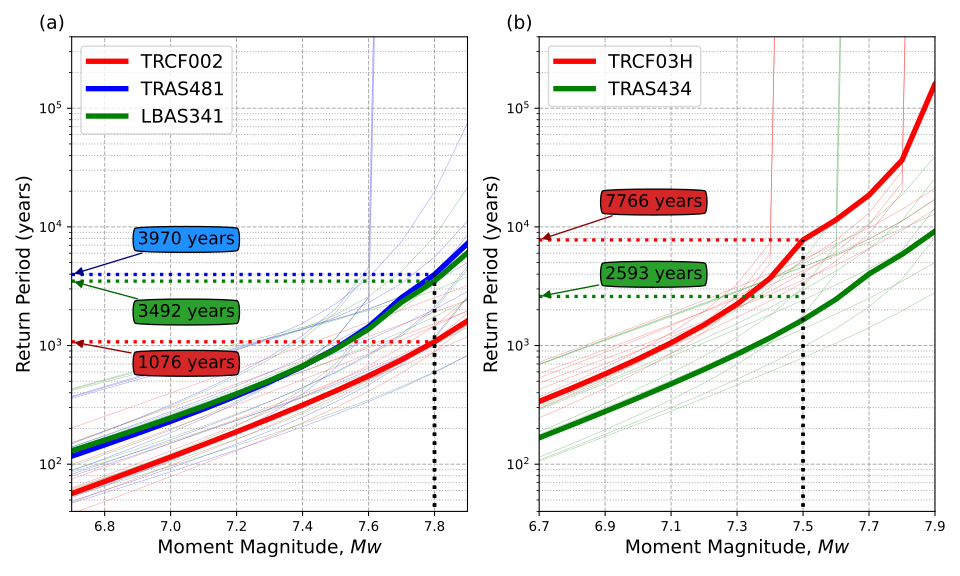

Write Python code to recreate this figure.
import pandas as pd
import matplotlib.pyplot as plt
import os

plt.interactive(True)

pazarcik_df_fsm = pd.read_csv("figure_7/pazarcik_rp_fsm.csv")
elbistan_df_fsm = pd.read_csv("figure_7/elbistan_rp_fsm.csv")

pazarcik_tras_df_area = pd.read_csv("figure_7/pazarcik_tras_rp_area.csv")
pazarcik_lbas_df_area = pd.read_csv("figure_7/pazarcik_lbas_rp_area.csv")
elbistan_df_area = pd.read_csv("figure_7/elbistan_rp_area.csv")

MW_pazarcik = 7.8
MW_elbistan = 7.5
RETURN_PERIOD_pazarcik_tras_area = 3970
RETURN_PERIOD_pazarcik_lbas_area = 3492
RETURN_PERIOD_elbistan_area = 2593
RETURN_PERIOD_elbistan_fsm = 7766
RETURN_PERIOD_pazarcik_fsm = 1076

# %%
fig, axs = plt.subplots(1, 2, sharey=True, figsize=(10, 6))

# Plot Pazarcik-FSM
axs[0].plot(pazarcik_df_fsm["Magnitude"], pazarcik_df_fsm["Return Period"], color="red", lw=4, label="TRCF002")
axs[0].set_ylabel("Return Period (years)", fontsize=14)
axs[0].hlines(RETURN_PERIOD_pazarcik_fsm, 6.7, MW_pazarcik, color="red", ls="dotted", lw=2.5)
axs[0].vlines(MW_pazarcik, 0, RETURN_PERIOD_pazarcik_fsm, color="black", ls="dotted", lw=2.5)
axs[0].annotate(f"{RETURN_PERIOD_pazarcik_fsm:.0f} years", (6.7, RETURN_PERIOD_pazarcik_fsm),
                (6.9, RETURN_PERIOD_pazarcik_fsm * 0.6),
                arrowprops=dict(arrowstyle="-|>", color="darkred"), fontsize=13,
                bbox=dict(boxstyle="round4", fc="tab:red", alpha=1), zorder=10)

# Plot Pazarcik-TRAS-Area
axs[0].plot(pazarcik_tras_df_area["Magnitude"], pazarcik_tras_df_area["Return Period"], color="blue", lw=4,
            label="TRAS481")
axs[0].set_ylabel("Return Period (years)", fontsize=14)
axs[0].hlines(RETURN_PERIOD_pazarcik_tras_area, 6.7, MW_pazarcik, color="blue", ls="dotted", lw=2.5)
axs[0].vlines(MW_pazarcik, 0, RETURN_PERIOD_pazarcik_tras_area, color="black", ls="dotted", lw=2.5)
axs[0].annotate(f"{RETURN_PERIOD_pazarcik_tras_area:.0f} years", (6.7, RETURN_PERIOD_pazarcik_tras_area),
                (6.9, RETURN_PERIOD_pazarcik_tras_area * 1.8),
                arrowprops=dict(arrowstyle="-|>", color="darkblue"), fontsize=13,
                bbox=dict(boxstyle="round4", fc="dodgerblue", alpha=1), zorder=10)

# Plot Pazarcik-lbas-Area
axs[0].plot(pazarcik_lbas_df_area["Magnitude"], pazarcik_lbas_df_area["Return Period"], color="green", lw=4,
            label="LBAS341")
axs[0].set_ylabel("Return Period (years)", fontsize=14)
axs[0].hlines(RETURN_PERIOD_pazarcik_lbas_area, 6.7, MW_pazarcik, color="green", ls="dotted", lw=2.5)
axs[0].vlines(MW_pazarcik, 0, RETURN_PERIOD_pazarcik_lbas_area, color="black", ls="dotted", lw=2.5)
axs[0].annotate(f"{RETURN_PERIOD_pazarcik_lbas_area:.0f} years", (6.7, RETURN_PERIOD_pazarcik_lbas_area),
                (6.9, RETURN_PERIOD_pazarcik_lbas_area * 0.5),
                arrowprops=dict(arrowstyle="-|>", color="darkgreen"), fontsize=13,
                bbox=dict(boxstyle="round4", fc="tab:green", alpha=1), zorder=10)

# Plot Elbistan-fsm
axs[1].plot(elbistan_df_fsm["Magnitude"], elbistan_df_fsm["Return Period"], color="red", lw=4,
            label="TRCF03H")
axs[1].set_ylabel("Return Period (years)", fontsize=14)
axs[1].hlines(RETURN_PERIOD_elbistan_fsm, 6.7, MW_elbistan, color="red", ls="dotted", lw=2.5)
axs[1].vlines(MW_elbistan, 0, RETURN_PERIOD_elbistan_fsm, color="black", ls="dotted", lw=2.5)
axs[1].annotate(f"{RETURN_PERIOD_elbistan_fsm:.0f} years", (6.7, RETURN_PERIOD_elbistan_fsm),
                (6.9, RETURN_PERIOD_elbistan_fsm * 1.9),
                arrowprops=dict(arrowstyle="-|>", color="darkred"), fontsize=13,
                bbox=dict(boxstyle="round4", fc="tab:red", alpha=1))

# Plot Elbistan-area
axs[1].plot(elbistan_df_area["Magnitude"], elbistan_df_area["Return Period"], color="green", lw=4,
            label="TRAS434")
axs[1].set_ylabel("Return Period (years)", fontsize=14)
axs[1].hlines(RETURN_PERIOD_elbistan_area, 6.7, MW_elbistan, color="green", ls="dotted", lw=2.5)
axs[1].vlines(MW_elbistan, 0, RETURN_PERIOD_elbistan_area, color="black", ls="dotted", lw=2.5)
axs[1].annotate(f"{RETURN_PERIOD_elbistan_area:.0f} years", (6.7, RETURN_PERIOD_elbistan_area),
                (6.9, RETURN_PERIOD_elbistan_area * 1.4),
                arrowprops=dict(arrowstyle="-|>", color="darkgreen"), fontsize=13,
                bbox=dict(boxstyle="round4", fc="tab:green", alpha=1))


axs[0].set_xlim(left=6.7, right=7.9)
axs[1].set_xlim(left=6.7, right=7.9)
axs[1].set_xticks([6.7, 6.9, 7.1, 7.3, 7.5, 7.7, 7.9])


for i, ax in enumerate(axs):
    ax.set_yscale("log")
    ax.set_xlabel("Moment Magnitude, $Mw$", fontsize=14)
    ax.grid(which="major", ls="dashed")
    ax.grid(which="minor", ls="dotted")
    ax.yaxis.set_tick_params(labelleft=True)
    ax.legend(prop=dict(size=14), loc="upper left")
    ax.set_title(["(a)", "(b)"][i], x=-0.05, fontsize=14)

for fname in os.listdir('figure_7/trcf002'):
    df_ = pd.read_csv(f"figure_7/trcf002/{fname}")
    axs[0].plot(df_["Magnitude"], df_["Return Period"], color='red', lw=0.3, zorder=-10, alpha=0.5)
    
for fname in os.listdir('figure_7/lbas341'):
    df_ = pd.read_csv(f"figure_7/lbas341/{fname}")
    axs[0].plot(df_["Magnitude"], df_["Return Period"], color='green', lw=0.3, zorder=-10, alpha=0.5)

for fname in os.listdir('figure_7/tras481'):
    df_ = pd.read_csv(f"figure_7/tras481/{fname}")
    axs[0].plot(df_["Magnitude"], df_["Return Period"], color='blue', lw=0.3, zorder=-10, alpha=0.5)

for fname in os.listdir('figure_7/trcf03h'):
    df_ = pd.read_csv(f"figure_7/trcf03h/{fname}")
    axs[1].plot(df_["Magnitude"], df_["Return Period"], color='red', lw=0.3, zorder=-10, alpha=0.5)


for fname in os.listdir('figure_7/tras434'):
    df_ = pd.read_csv(f"figure_7/tras434/{fname}")
    axs[1].plot(df_["Magnitude"], df_["Return Period"], color='green', lw=0.3, zorder=-10, alpha=0.5)

axs[0].set_ylim(40, 400000)
axs[1].set_ylim(40, 400000)

plt.tight_layout()
plt.savefig("figure_7/fig_7.svg")
